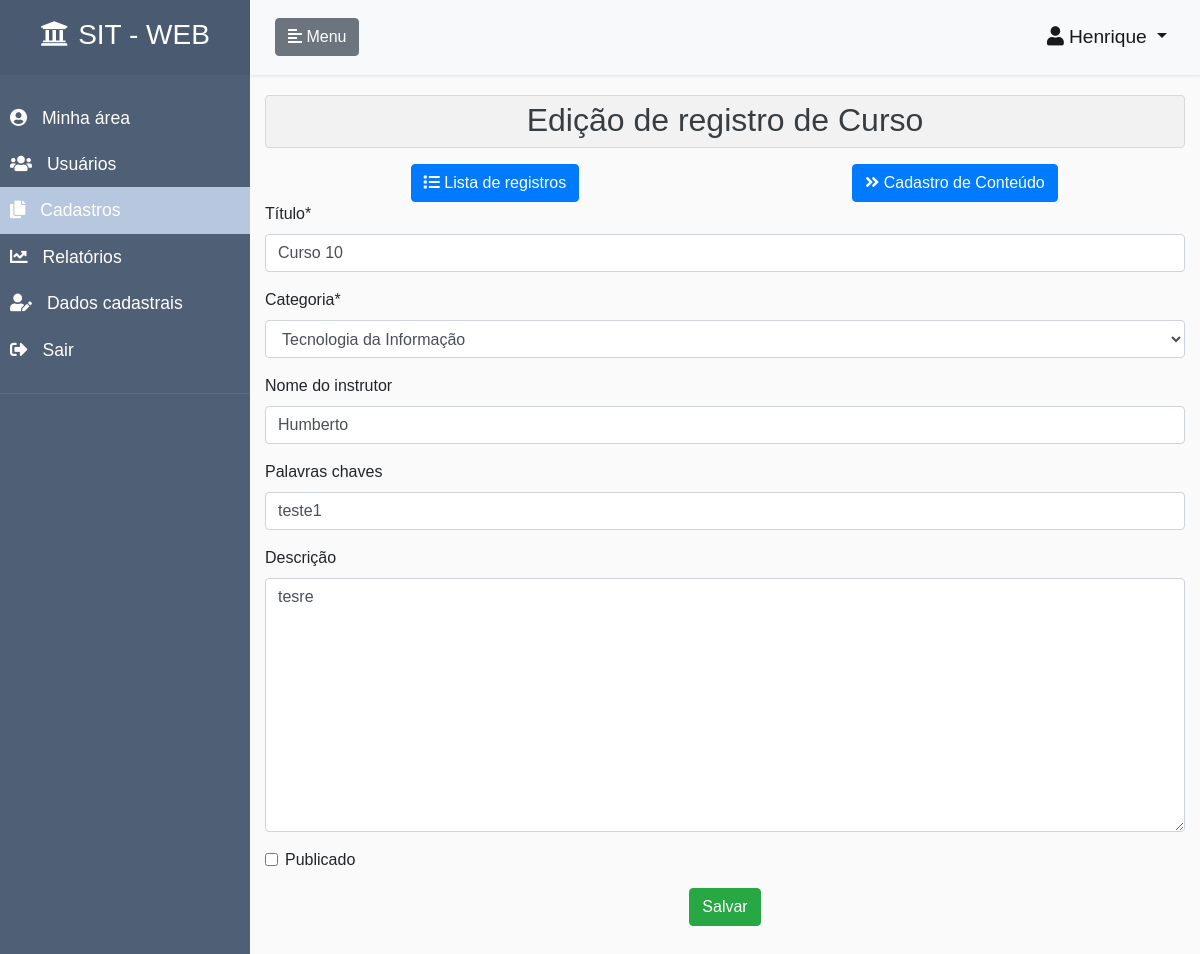
Screenshot of /edita-curso/9 (signed in) with the database file from the repository.
### accounts/models.py (models this page shows, shortened)
class CustomUser(AbstractUser):
    ALUNO = 1
    INSTRUTOR = 2
    ADMINISTRADOR = 3
    PERFIS = (
        (ALUNO, 'Aluno'),
        (INSTRUTOR, 'Instrutor'),
        (ADMINISTRADOR, 'Administrador'),
    )
    email = models.EmailField(unique=True)
    username = models.CharField(
        max_length=150,
        null=True,
        blank=True,
    )
    perfil = models.PositiveSmallIntegerField(
        choices=PERFIS,
        null=True,
        blank=True
    )
    REQUIRED_FIELDS = []
    USERNAME_FIELD = 'email'
    def tem_perfil_aluno(self):
        if self.perfil == self.ALUNO:
            return True
        return False
    def tem_perfil_instrutor(self):
        if self.perfil == self.INSTRUTOR:
            return True
        return False
    def tem_perfil_administrador(self):
        if self.perfil == self.ADMINISTRADOR or self.is_staff:
            return True
        return False

### core/models.py (models this page shows, shortened)
class Curso(models.Model):
    objects = CursoManager()
    titulo = models.CharField(unique=True, max_length=70, verbose_name=u"título")
    categoria = models.ForeignKey(Categoria, on_delete=models.CASCADE)
    usuario = models.ForeignKey(AUTH_USER_MODEL, on_delete=models.CASCADE)
    nome_instrutor = models.CharField(null=True, verbose_name=u"Nome do instrutor", blank=True, max_length=50)
    palavras_chaves = models.CharField(max_length=150, null=True, blank=True)
    descricao = models.TextField(max_length=250, verbose_name=u"descrição", null=True, blank=True)
    publicado = models.BooleanField(default=False)
    data_publicado = models.DateTimeField(null=True, blank=True)
    data_criacao = models.DateTimeField(auto_now_add=True, null=True, blank=True)
    data_atualizacao = models.DateTimeField(auto_now=True, null=True, blank=True)
    class Meta:
        verbose_name = "Curso"
        verbose_name_plural = "Cursos"
    class CustomMeta:
        ordering_field = 'titulo'
        search_fields = ['titulo', 'categoria__titulo', 'usuario__first_name', 'nome_instrutor', 'palavras_chaves', 'descricao']

class Categoria(models.Model):
    objects = CategoriaManager()
    titulo = models.CharField(max_length=40, verbose_name=u"título")
    data_criacao = models.DateTimeField(auto_now_add=True, null=True, blank=True)
    data_atualizacao = models.DateTimeField(auto_now=True, null=True, blank=True)
    class Meta:
        verbose_name = "Categoria"
        verbose_name_plural = "Categorias"
    def __str__(self):
        return self.titulo
    class CustomMeta:
        ordering_field = 'titulo'
        search_fields = ['titulo',]

### core/views.py (the view)
# urls.py: path('edita-curso/<int:id>',           editaRegistroView,  {'modelo': Curso},          name='edita-curso'),
@login_required
def editaRegistroView(request, id, modelo):
    perfil_aluno = False
    perfil_instrutor = False
    perfil_administrador = False
    if request.user.tem_perfil_aluno():
        return trata_usuario_sem_permissao(request)
    if request.user.tem_perfil_administrador():
        perfil_administrador = True
    if request.user.tem_perfil_instrutor():
        perfil_instrutor = True
    if modelo == Avaliacao:
        return trata_usuario_sem_permissao(request)
    if modelo == Inscricao:
        return trata_usuario_sem_permissao(request)
    nomeModelo = modelo._meta.verbose_name
    nomeModeloPlural = remover_acentos(modelo._meta.verbose_name_plural.lower())
    if nomeModelo == "Curso":
        edicao_curso = True
    else:
        edicao_curso = False
    tituloPagina = f"Edição de registro de {nomeModelo}"
    nomeLinkRedirecionamento = f"cadastros-{nomeModeloPlural}"
    try:
        objeto = modelo.objects.obtem_objetos_por_perfil_usuario(request.user).filter(pk=id)[0]
        publicado = None
        if modelo == Curso:
            publicado = objeto.publicado
    except:
        return trata_erro_404(request, None)
    if modelo == Curso:
        perfil_usuario_curso_instrutor = objeto.usuario.tem_perfil_instrutor()
        if perfil_usuario_curso_instrutor:
            formModelo = CursoForm
        else:
            formModelo = CursoAdminForm
    else:
        formModelo = forms[remover_acentos(nomeModelo.lower())]
    form = formModelo(instance=objeto, user=request.user)
    if request.method == 'POST':
        form = formModelo(data=request.POST, instance=objeto, user=request.user)
        if(form.is_valid()):
            objeto = form.save(commit=False)
            if modelo == Curso:
                if objeto.usuario is None:
                    objeto.usuario = request.user
                if publicado is not None and publicado == False and objeto.publicado == True:
                    objeto.data_publicado = datetime.now()
            if modelo == Video:
                if objeto.caminho != None:
                    objeto.video_interno = True
                    arquivo_media_url = gd_storage.url(objeto.caminho.file.name)
                    arquivo_media_url = arquivo_media_url.replace('view',
                                                                  'preview')
                    objeto.arquivo_media_url = arquivo_media_url
                else:
                    objeto.video_interno = False
            if modelo == Arquivo:
                arquivo_media_url = gd_storage.url(objeto.caminho.file.name)
                arquivo_media_url = arquivo_media_url.replace('view', 'preview')
                objeto.arquivo_media_url = arquivo_media_url
            objeto.save()
            return redirect(
                nomeLinkRedirecionamento
            )
        else:
            return render(
                request,
                'core/registro-edicao.html',
                {
                    'form': form,
                    'tituloPagina': tituloPagina,
                    'nomeLinkRedirecionamento': nomeLinkRedirecionamento,
                    'perfil_aluno': perfil_aluno,
                    'perfil_administrador': perfil_administrador,
                    'perfil_instrutor': perfil_instrutor,
                    'edicao_curso': edicao_curso,
                    'objeto': objeto,
                    'menu_inicio': False,
                    'menu_meus_cursos': False,
                    'menu_cadastros': True,
                    'menu_relatorios': False,
                    'menu_usuarios': False,
                    'menu_dados_cadastrais': False,
                }
            )
    else:
        return render(
            request,
            'core/registro-edicao.html',
            {
                'form': form,
                'tituloPagina': tituloPagina,
                'nomeLinkRedirecionamento': nomeLinkRedirecionamento,
                'perfil_aluno': perfil_aluno,
                'perfil_administrador': perfil_administrador,
                'perfil_instrutor': perfil_instrutor,
                'edicao_curso': edicao_curso,
                'objeto': objeto,
                'menu_inicio': False,
                'menu_meus_cursos': False,
                'menu_cadastros': True,
                'menu_relatorios': False,
                'menu_usuarios': False,
                'menu_dados_cadastrais': False,
            }
        )

### core/forms.py
class CursoAdminForm(forms.ModelForm):
    class Meta:
        model = Curso
        fields = ('titulo', 'categoria', 'nome_instrutor',
                  'palavras_chaves', 'descricao', 'publicado',
                  )
    def __init__(self, user, *args, **kwargs):
        super(CursoAdminForm, self).__init__(*args, **kwargs)

### core/managers.py (called while the page is built)
    def obtem_objetos_por_perfil_usuario(self, usuario):
        objetos = self.none()
        if usuario.tem_perfil_administrador():
            objetos = self.all()
        else:
            if usuario.tem_perfil_instrutor():
                objetos = self.filter(usuario=usuario)
        return objetos

### core/views.py (called while the page is built)
def remover_acentos(txt):
    return normalize('NFKD', txt).encode('ASCII', 'ignore').decode('ASCII')

### core/templates/core/registro-edicao.html (shortened to what this page needs)
{% extends 'pagina-inicial.html' %}
{% load crispy_forms_tags %}
{% load static %}
{% block content_page %}
<div class="col-12 list-div">
    <div class="alert alert-secondary" role="alert" style="background-color: rgba(0,0,0,.03); padding: 0;">
        <h2 class="text-center" style="margin-top: 5px;">{{tituloPagina}}</h2>
    </div>
    <div class="btn-toolbar justify-content-between" role="toolbar" aria-label="Toolbar with button groups">
        <div class="col text-center">
            <a href="/{{ nomeLinkRedirecionamento }}" class="btn btn-primary" role="button" title="Retorna para a lista de registros">
                <i class="fas fa-list class-icone-button"></i>
                    Lista de registros
            </a>
        </div>
        {% if edicao_curso == True %}
           <div class="col text-center">
                <a href="/cadastro-conteudo-curso/{{ objeto.id }}" class="btn btn-primary" role="button" title="Acessa página de cadastro de conteúdos do curso">
                    <i class="fas fa-angle-double-right class-icone-button"></i>
                        Cadastro de Conteúdo
                </a>
            </div>
        {% endif %}
    </div>
    <form method="POST">
        {{ form | crispy }}
        <div class="btn-toolbar justify-content-between" role="toolbar" aria-label="Toolbar with button groups">
            <div class="col text-center">
                <input type="submit" class="btn btn-success" value="Salvar" style="margin-bottom: 10px;" title="Salva as alterações realizadas">
            </div>
        </div>
    </form>
</div>
{% endblock %}

### templates/pagina-inicial.html (shortened to what this page needs)
{% extends  'base.html' %}
{% load static %}
{% load crispy_forms_tags %}
{% block head %}
    <link rel="stylesheet" href="{% static 'css/styles.css' %}">
{% endblock %}
{% block body %}
<body>
    <div class="wrapper">
        <nav id="sidebar">
            <div class="sidebar-header">
                <h3><a href="/" style="color: white;"><i class="fas fa-university class-icone" style="margin-right: 10px;  margin-top: 5px;"></i>SIT - WEB</a></h3>
            </div>
            <ul class="list-unstyled components">
                {% if menu_inicio == True %}
                <li class="active">
                    <a class="class-link" href="/area-usuario" title="Acessa área do usuário">
                        <i class="fas fa-user-circle class-icon"></i>
                        Minha área
                    </a>
                </li>
                {% else%}
                <li>
                    <a class="class-link" href="/area-usuario" title="Acessa área do usuário">
                        <i class="fas fa-user-circle class-icon"></i>
                        Minha área
                    </a>
                </li>
                {% endif %}
                {% if perfil_administrador == True %}
                    {% if menu_usuarios == True %}
                    <li class="active">
                    {% else %}
                    <li>
                    {% endif %}
                        <a class="class-link" href="/accounts/lista-usuarios" title="Acessa gerência de usuários">
                            <i class="fas fa-users class-icon"></i>
                            Usuários
                        </a>
                    </li>
                {% endif %}
                {% if perfil_administrador == True or perfil_instrutor == True %}
                    {% if menu_cadastros == True %}
                    <li class="active">
                    {% else %}
                    <li>
                    {% endif %}
                        <a class="class-link" href="/cadastros-conteudos" title="Acessa cadastros de conteúdos">
                            <i class="fas fa-copy class-icon"></i>
                            Cadastros
                        </a>
                    </li>
                {% endif %}
                {% if menu_relatorios == True %}
                <li class="active">
                    <a class="class-link" href="/relatorio-acompanhamento/"  title="Acessa relatórios de acompanhamento">
                        <i class="fas fa-chart-line class-icon"></i>
                        Relatórios
                    </a>
                </li>
                {% else%}
                <li>
                    <a class="class-link" href="/relatorio-acompanhamento/" title="Acessa relatórios de acompanhamento">
                        <i class="fas fa-chart-line class-icon"></i>
                        Relatórios
                    </a>
                </li>
                {% endif %}
                {% if menu_dados_cadastrais == True %}
                    <li class="active">
                {% else%}
                    <li>
                {% endif %}
                    <a class="class-link" href="/accounts/edit/{{ user.id }}" title="Informações de dados cadastrais do usuário">
                        <i class="fas fa-user-edit class-icon"></i>
                        Dados cadastrais
                    </a>
                </li>
                <li>
                    <a class="class-link" href="/accounts/logout" title="Realiza logout do usuário">
                        <i class="fas fa-sign-out-alt class-icon"></i>
                        Sair
                    </a>
                </li>
            </ul>
        </nav>
        <div id="content" class="container-fluid" style="padding-top: 0; padding-left: 0; padding-right: 0;">
            <nav class="navbar navbar-expand-lg navbar-light bg-light">
                <div class="container-fluid">
                    <button type="button" id="sidebarCollapse" class="btn btn-secondary">
                        <i class="fas fa-align-left"></i>
                        <span class="class-span">Menu</span>
                    </button>
                    <div class="collapse navbar-collapse" id="navbarSupportedContent">
                        <ul class="navbar-nav ml-auto">
                              <li class="nav-item active dropdown">
                                <a class="nav-link dropdown-toggle" href="#" id="navbarDropdownMenuLink" data-toggle="dropdown" aria-haspopup="true" aria-expanded="false" style="font-size: 1.2rem;">
                                  <i class="fas fa-user class-icon icone-usuario"></i>{{ user.first_name }}
                                </a>
                              </li>
                        </ul>
                    </div>
                </div>
            </nav>
            <div class="container-fluid">
                {% block content_page %}{% endblock %}
            </div>
        </div>
    </div>
</body>
{% endblock %}

### static/css/styles.css (style rules this page uses)
.list-div { padding: 0 !important; }
body { font-family: 'Poppins', sans-serif; background: #fafafa; }
.icone-usuario { margin-right: 5px; }
.class-link, .class-link:hover, .class-link:focus { color: inherit; text-decoration: none; transition: all 0.3s; }
.navbar { padding: 15px 10px; background: #fff; border: none; border-radius: 0; margin-bottom: 20px; box-shadow: 1px 1px 3px rgba(0, 0, 0, 0.1); }
.class-icon, .class-span { display: inline-block; }
.list-div { //margin-left: 20px; //margin-right: 20px; }
.wrapper { display: flex; align-items: stretch; }
#sidebar { min-width: 250px; max-width: 250px; background: #4f5f76; color: #fff; transition: all 0.3s; }
#sidebar ul li a { text-align: left; }
#sidebar .sidebar-header { padding: 15px; background: #495A71; text-align: center; }
#sidebar ul.components { padding: 20px 0; border-bottom: 1px solid #47748b; }
#sidebar ul li a { padding: 10px; font-size: 1.1em; display: block; }
#sidebar ul li a i { margin-right: 10px; }
#sidebar ul li.active>a, .class-link[aria-expanded="true"] { color: #fff; background: #B6C7DF; }
#content { width: 100%; padding-bottom: 20px; min-height: 100vh; transition: all 0.3s; }

### rows the page displays
CustomUser: first_name "Henrique"
Curso: titulo "Curso 10", categoria "Tecnologia da Informação", nome_instrutor "Humberto", palavras_chaves "teste1", descricao "tesre"

### other values shown
{{ tituloPagina }} "Edição de registro de Curso"
